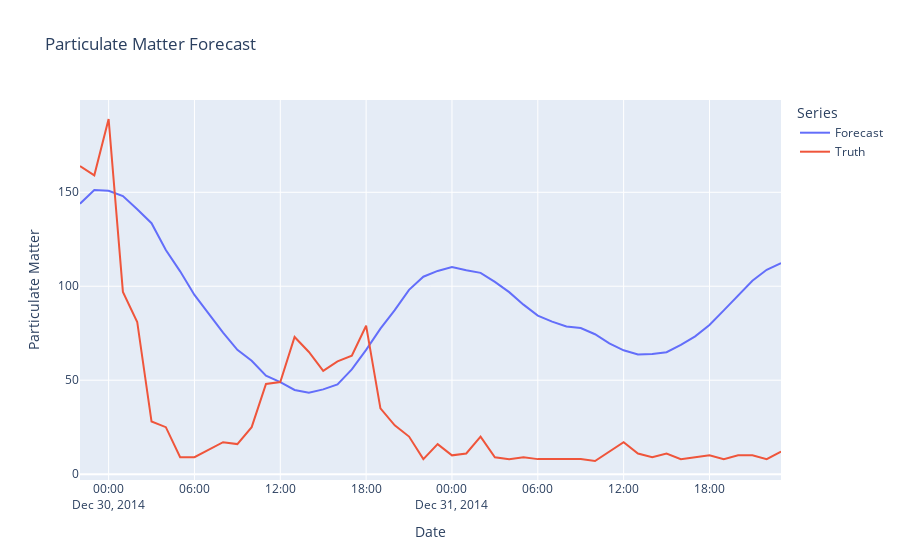

The notebook cell this image was saved under:
### Markdown cell above
Now we can create a vector of "truth", and compare our data from the forecast with the observed data from those future time periods.

### Code cell
truth = data[['pm2.5','TEMP','PRES','Iws']].dropna()[-50:]

# Create and format the figure
fig = px.line(x = truth.index, 
		y=[fcast['pm2.5'], truth['pm2.5']],
        title = 'Particulate Matter Forecast',
		labels = {
			'value' : 'Particulate Matter',
			'x' : 'Date',
			'variable' : 'Series'
		})

# Renaming the series
fig.data[0].name = "Forecast"
fig.data[1].name = "Truth"

# Render the plot
fig.show()

### Figure 1 — Plotly figure (JSON) as saved in the notebook; plotly's stock layout.template omitted (floating-point values rounded to 4 significant figures)
{"data": [{"hovertemplate": "Series=wide_variable_0<br>Date=%{x}<br>Particulate Matter=%{y}<extra></extra>", "legendgroup": "wide_variable_0", "line": {"color": "#636efa", "dash": "solid"}, "marker": {"symbol": "circle"}, "mode": "lines", "name": "Forecast", "orientation": "v", "showlegend": true, "type": "scatter", "x": ["2014-12-29T22:00:00", "2014-12-29T23:00:00", "2014-12-30T00:00:00", "2014-12-30T01:00:00", "2014-12-30T02:00:00", "2014-12-30T03:00:00", "2014-12-30T04:00:00", "2014-12-30T05:00:00", "2014-12-30T06:00:00", "2014-12-30T07:00:00", "2014-12-30T08:00:00", "2014-12-30T09:00:00", "2014-12-30T10:00:00", "2014-12-30T11:00:00", "2014-12-30T12:00:00", "2014-12-30T13:00:00", "2014-12-30T14:00:00", "2014-12-30T15:00:00", "2014-12-30T16:00:00", "2014-12-30T17:00:00", "2014-12-30T18:00:00", "2014-12-30T19:00:00", "2014-12-30T20:00:00", "2014-12-30T21:00:00", "2014-12-30T22:00:00", "2014-12-30T23:00:00", "2014-12-31T00:00:00", "2014-12-31T01:00:00", "2014-12-31T02:00:00", "2014-12-31T03:00:00", "2014-12-31T04:00:00", "2014-12-31T05:00:00", "2014-12-31T06:00:00", "2014-12-31T07:00:00", "2014-12-31T08:00:00", "2014-12-31T09:00:00", "2014-12-31T10:00:00", "2014-12-31T11:00:00", "2014-12-31T12:00:00", "2014-12-31T13:00:00", "2014-12-31T14:00:00", "2014-12-31T15:00:00", "2014-12-31T16:00:00", "2014-12-31T17:00:00", "2014-12-31T18:00:00", "2014-12-31T19:00:00", "2014-12-31T20:00:00", "2014-12-31T21:00:00", "2014-12-31T22:00:00", "2014-12-31T23:00:00"], "xaxis": "x", "y": [143.9, 151.2, 150.8, 148.0, 141.0, 133.6, 119.3, 107.9, 95.38, 85.38, 75.35, 66.19, 60.34, 52.43, 48.94, 44.81, 43.39, 45.11, 47.79, 55.72, 66.13, 77.45, 87.28, 98.08, 105.1, 108.1, 110.2, 108.5, 107.1, 102.3, 96.86, 90.19, 84.4, 81.16, 78.54, 77.78, 74.46, 69.63, 65.91, 63.63, 63.98, 64.91, 68.75, 73.31, 79.37, 87.15, 95.33, 102.9, 108.8, 112.3], "yaxis": "y"}, {"hovertemplate": "Series=wide_variable_1<br>Date=%{x}<br>Particulate Matter=%{y}<extra></extra>", "legendgroup": "wide_variable_1", "line": {"color": "#EF553B", "dash": "solid"}, "marker": {"symbol": "circle"}, "mode": "lines", "name": "Truth", "orientation": "v", "showlegend": true, "type": "scatter", "x": ["2014-12-29T22:00:00", "2014-12-29T23:00:00", "2014-12-30T00:00:00", "2014-12-30T01:00:00", "2014-12-30T02:00:00", "2014-12-30T03:00:00", "2014-12-30T04:00:00", "2014-12-30T05:00:00", "2014-12-30T06:00:00", "2014-12-30T07:00:00", "2014-12-30T08:00:00", "2014-12-30T09:00:00", "2014-12-30T10:00:00", "2014-12-30T11:00:00", "2014-12-30T12:00:00", "2014-12-30T13:00:00", "2014-12-30T14:00:00", "2014-12-30T15:00:00", "2014-12-30T16:00:00", "2014-12-30T17:00:00", "2014-12-30T18:00:00", "2014-12-30T19:00:00", "2014-12-30T20:00:00", "2014-12-30T21:00:00", "2014-12-30T22:00:00", "2014-12-30T23:00:00", "2014-12-31T00:00:00", "2014-12-31T01:00:00", "2014-12-31T02:00:00", "2014-12-31T03:00:00", "2014-12-31T04:00:00", "2014-12-31T05:00:00", "2014-12-31T06:00:00", "2014-12-31T07:00:00", "2014-12-31T08:00:00", "2014-12-31T09:00:00", "2014-12-31T10:00:00", "2014-12-31T11:00:00", "2014-12-31T12:00:00", "2014-12-31T13:00:00", "2014-12-31T14:00:00", "2014-12-31T15:00:00", "2014-12-31T16:00:00", "2014-12-31T17:00:00", "2014-12-31T18:00:00", "2014-12-31T19:00:00", "2014-12-31T20:00:00", "2014-12-31T21:00:00", "2014-12-31T22:00:00", "2014-12-31T23:00:00"], "xaxis": "x", "y": [164, 159, 189, 97, 81, 28, 25, 9, 9, 13, 17, 16, 25, 48, 49, 73, 65, 55, 60, 63, 79, 35, 26, 20, 8, 16, 10, 11, 20, 9, 8, 9, 8, 8, 8, 8, 7, 12, 17, 11, 9, 11, 8, 9, 10, 8, 10, 10, 8, 12], "yaxis": "y"}], "layout": {"legend": {"title": {"text": "Series"}, "tracegroupgap": 0}, "title": {"text": "Particulate Matter Forecast"}, "xaxis": {"anchor": "y", "domain": [0, 1], "title": {"text": "Date"}}, "yaxis": {"anchor": "x", "domain": [0, 1], "title": {"text": "Particulate Matter"}}}}
